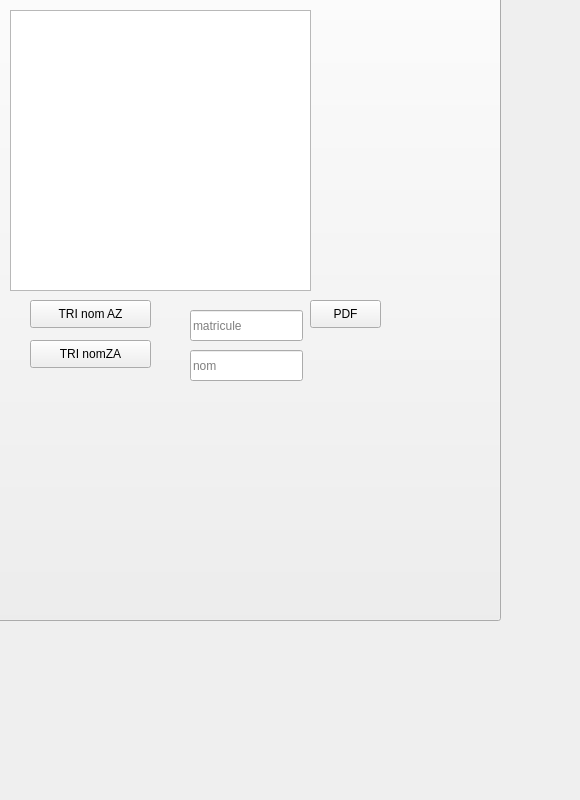
      <widget class="QWidget" name="tab_14">
       <attribute name="title">
        <string>Afficher</string>
       </attribute>
       <widget class="QPushButton" name="pushButton_13">
        <property name="geometry">
         <rect>
          <x>-70</x>
          <y>-170</y>
          <width>571</width>
          <height>791</height>
         </rect>
        </property>
        <property name="text">
         <string/>
        </property>
        <property name="icon">
         <iconset>
          <normaloff>../Creator The Podcast (6).png</normaloff>../Creator The Podcast (6).png</iconset>
        </property>
        <property name="iconSize">
         <size>
          <width>1000</width>
          <height>1000</height>
         </size>
        </property>
       </widget>
       <widget class="QTableView" name="tablespon">
        <property name="geometry">
         <rect>
          <x>10</x>
          <y>10</y>
          <width>301</width>
          <height>281</height>
         </rect>
        </property>
       </widget>
       <widget class="QPushButton" name="pushButtonS_2">
        <property name="geometry">
         <rect>
          <x>30</x>
          <y>300</y>
          <width>121</width>
          <height>28</height>
         </rect>
        </property>
        <property name="text">
         <string>TRI nom AZ</string>
        </property>
       </widget>
       <widget class="QPushButton" name="pushButtonS_3">
        <property name="geometry">
         <rect>
          <x>30</x>
          <y>340</y>
          <width>121</width>
          <height>28</height>
         </rect>
        </property>
        <property name="text">
         <string>TRI nomZA</string>
        </property>
       </widget>
       <widget class="QLineEdit" name="matricule_2">
        <property name="geometry">
         <rect>
          <x>190</x>
          <y>310</y>
          <width>113</width>
          <height>31</height>
         </rect>
        </property>
        <property name="placeholderText">
         <string>matricule</string>
        </property>
       </widget>
       <widget class="QLineEdit" name="matricule_4">
        <property name="geometry">
         <rect>
          <x>190</x>
          <y>350</y>
          <width>113</width>
          <height>31</height>
         </rect>
        </property>
        <property name="placeholderText">
         <string>nom</string>
        </property>
       </widget>
       <widget class="QPushButton" name="PDFS">
        <property name="geometry">
         <rect>
          <x>310</x>
          <y>300</y>
          <width>71</width>
          <height>28</height>
         </rect>
        </property>
        <property name="text">
         <string>PDF</string>
        </property>
       </widget>
      </widget>
